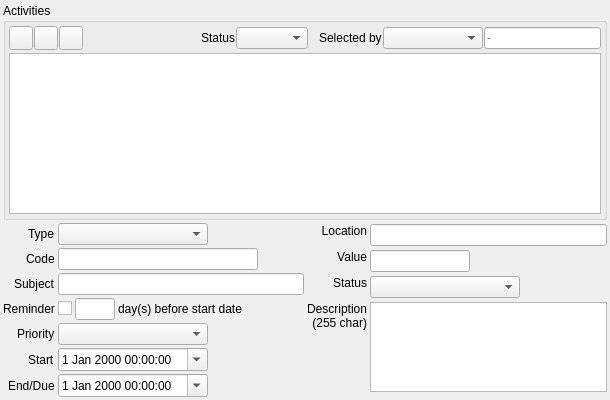
<?xml version="1.0" encoding="UTF-8"?>
<ui version="4.0">
 <class>SRM_ActivityWidget</class>
 <widget class="QWidget" name="SRM_ActivityWidget">
  <property name="geometry">
   <rect>
    <x>0</x>
    <y>0</y>
    <width>610</width>
    <height>400</height>
   </rect>
  </property>
  <property name="minimumSize">
   <size>
    <width>610</width>
    <height>300</height>
   </size>
  </property>
  <property name="windowTitle">
   <string>Form</string>
  </property>
  <layout class="QGridLayout" name="gridLayout_2">
   <property name="leftMargin">
    <number>3</number>
   </property>
   <property name="topMargin">
    <number>3</number>
   </property>
   <property name="rightMargin">
    <number>3</number>
   </property>
   <property name="bottomMargin">
    <number>3</number>
   </property>
   <property name="spacing">
    <number>3</number>
   </property>
   <item row="0" column="0" colspan="2">
    <widget class="QGroupBox" name="gbActivities">
     <property name="sizePolicy">
      <sizepolicy hsizetype="Preferred" vsizetype="Preferred">
       <horstretch>1</horstretch>
       <verstretch>1</verstretch>
      </sizepolicy>
     </property>
     <property name="title">
      <string>Activities</string>
     </property>
     <layout class="QGridLayout" name="gridLayout">
      <property name="leftMargin">
       <number>3</number>
      </property>
      <property name="topMargin">
       <number>3</number>
      </property>
      <property name="rightMargin">
       <number>3</number>
      </property>
      <property name="bottomMargin">
       <number>3</number>
      </property>
      <property name="spacing">
       <number>3</number>
      </property>
      <item row="0" column="0">
       <layout class="QHBoxLayout" name="horizontalLayout">
        <property name="spacing">
         <number>1</number>
        </property>
        <item>
         <widget class="QToolButton" name="pbAdd">
          <property name="minimumSize">
           <size>
            <width>24</width>
            <height>24</height>
           </size>
          </property>
          <property name="maximumSize">
           <size>
            <width>24</width>
            <height>24</height>
           </size>
          </property>
          <property name="toolTip">
           <string>Add activity</string>
          </property>
          <property name="text">
           <string/>
          </property>
          <property name="icon">
           <iconset resource="../../../db/src/gui/db.qrc">
            <normaloff>:/images/icons/add.png</normaloff>:/images/icons/add.png</iconset>
          </property>
         </widget>
        </item>
        <item>
         <widget class="QToolButton" name="pbDelete">
          <property name="minimumSize">
           <size>
            <width>24</width>
            <height>24</height>
           </size>
          </property>
          <property name="maximumSize">
           <size>
            <width>24</width>
            <height>24</height>
           </size>
          </property>
          <property name="toolTip">
           <string>Delete activity</string>
          </property>
          <property name="text">
           <string/>
          </property>
          <property name="icon">
           <iconset resource="../../../db/src/gui/db.qrc">
            <normaloff>:/images/icons/delete.png</normaloff>:/images/icons/delete.png</iconset>
          </property>
         </widget>
        </item>
        <item>
         <widget class="QToolButton" name="pbSave">
          <property name="minimumSize">
           <size>
            <width>24</width>
            <height>24</height>
           </size>
          </property>
          <property name="maximumSize">
           <size>
            <width>24</width>
            <height>24</height>
           </size>
          </property>
          <property name="toolTip">
           <string>Save to database</string>
          </property>
          <property name="text">
           <string/>
          </property>
          <property name="icon">
           <iconset resource="../../../db/src/gui/db.qrc">
            <normaloff>:/images/icons/database_save.png</normaloff>:/images/icons/database_save.png</iconset>
          </property>
         </widget>
        </item>
        <item>
         <spacer name="horizontalSpacer_2">
          <property name="orientation">
           <enum>Qt::Horizontal</enum>
          </property>
          <property name="sizeHint" stdset="0">
           <size>
            <width>40</width>
            <height>20</height>
           </size>
          </property>
         </spacer>
        </item>
        <item>
         <widget class="QLabel" name="label_13">
          <property name="text">
           <string>Status</string>
          </property>
         </widget>
        </item>
        <item>
         <widget class="QComboBox" name="cbSelectStatus"/>
        </item>
        <item>
         <spacer name="horizontalSpacer">
          <property name="orientation">
           <enum>Qt::Horizontal</enum>
          </property>
          <property name="sizeType">
           <enum>QSizePolicy::Fixed</enum>
          </property>
          <property name="sizeHint" stdset="0">
           <size>
            <width>10</width>
            <height>20</height>
           </size>
          </property>
         </spacer>
        </item>
        <item>
         <widget class="QLabel" name="lblSelectBy">
          <property name="text">
           <string>Selected by</string>
          </property>
         </widget>
        </item>
        <item>
         <widget class="QComboBox" name="cbSelectedBy">
          <property name="minimumSize">
           <size>
            <width>100</width>
            <height>0</height>
           </size>
          </property>
          <property name="maximumSize">
           <size>
            <width>150</width>
            <height>16777215</height>
           </size>
          </property>
         </widget>
        </item>
        <item>
         <widget class="QLineEdit" name="leSelectedBy">
          <property name="readOnly">
           <bool>true</bool>
          </property>
          <property name="placeholderText">
           <string>-</string>
          </property>
         </widget>
        </item>
       </layout>
      </item>
      <item row="1" column="0">
       <widget class="QTableView" name="tvActivity">
        <property name="sizePolicy">
         <sizepolicy hsizetype="Expanding" vsizetype="Expanding">
          <horstretch>1</horstretch>
          <verstretch>1</verstretch>
         </sizepolicy>
        </property>
       </widget>
      </item>
     </layout>
    </widget>
   </item>
   <item row="1" column="0">
    <layout class="QFormLayout" name="formLayout">
     <property name="labelAlignment">
      <set>Qt::AlignRight|Qt::AlignTrailing|Qt::AlignVCenter</set>
     </property>
     <property name="verticalSpacing">
      <number>3</number>
     </property>
     <item row="0" column="0">
      <widget class="QLabel" name="label">
       <property name="text">
        <string>Type</string>
       </property>
      </widget>
     </item>
     <item row="0" column="1">
      <widget class="QComboBox" name="cbActivityType">
       <property name="maximumSize">
        <size>
         <width>150</width>
         <height>16777215</height>
        </size>
       </property>
      </widget>
     </item>
     <item row="1" column="0">
      <widget class="QLabel" name="label_2">
       <property name="text">
        <string>Code</string>
       </property>
      </widget>
     </item>
     <item row="1" column="1">
      <widget class="QLineEdit" name="leCode">
       <property name="maximumSize">
        <size>
         <width>200</width>
         <height>16777215</height>
        </size>
       </property>
      </widget>
     </item>
     <item row="2" column="0">
      <widget class="QLabel" name="label_3">
       <property name="text">
        <string>Subject</string>
       </property>
      </widget>
     </item>
     <item row="2" column="1">
      <widget class="QLineEdit" name="leSubject">
       <property name="minimumSize">
        <size>
         <width>50</width>
         <height>0</height>
        </size>
       </property>
       <property name="maximumSize">
        <size>
         <width>250</width>
         <height>16777215</height>
        </size>
       </property>
      </widget>
     </item>
     <item row="3" column="0">
      <widget class="QLabel" name="label_4">
       <property name="text">
        <string>Reminder</string>
       </property>
      </widget>
     </item>
     <item row="3" column="1">
      <layout class="QHBoxLayout" name="horizontalLayout_2">
       <item>
        <widget class="QCheckBox" name="chbReminder">
         <property name="maximumSize">
          <size>
           <width>30</width>
           <height>16777215</height>
          </size>
         </property>
         <property name="text">
          <string/>
         </property>
        </widget>
       </item>
       <item>
        <widget class="QLineEdit" name="leReminder">
         <property name="minimumSize">
          <size>
           <width>40</width>
           <height>0</height>
          </size>
         </property>
         <property name="maximumSize">
          <size>
           <width>40</width>
           <height>16777215</height>
          </size>
         </property>
        </widget>
       </item>
       <item>
        <widget class="QLabel" name="label_12">
         <property name="sizePolicy">
          <sizepolicy hsizetype="Expanding" vsizetype="Preferred">
           <horstretch>0</horstretch>
           <verstretch>0</verstretch>
          </sizepolicy>
         </property>
         <property name="text">
          <string>day(s) before start date</string>
         </property>
        </widget>
       </item>
      </layout>
     </item>
     <item row="4" column="0">
      <widget class="QLabel" name="label_5">
       <property name="text">
        <string>Priority</string>
       </property>
      </widget>
     </item>
     <item row="4" column="1">
      <widget class="QComboBox" name="cbPriority">
       <property name="maximumSize">
        <size>
         <width>150</width>
         <height>16777215</height>
        </size>
       </property>
      </widget>
     </item>
     <item row="5" column="0">
      <widget class="QLabel" name="label_7">
       <property name="text">
        <string>Start</string>
       </property>
      </widget>
     </item>
     <item row="5" column="1">
      <widget class="QDateTimeEdit" name="dteStart">
       <property name="maximumSize">
        <size>
         <width>150</width>
         <height>16777215</height>
        </size>
       </property>
       <property name="calendarPopup">
        <bool>true</bool>
       </property>
      </widget>
     </item>
     <item row="6" column="0">
      <widget class="QLabel" name="label_8">
       <property name="text">
        <string>End/Due</string>
       </property>
      </widget>
     </item>
     <item row="6" column="1">
      <widget class="QDateTimeEdit" name="dteEnd">
       <property name="maximumSize">
        <size>
         <width>150</width>
         <height>16777215</height>
        </size>
       </property>
       <property name="calendarPopup">
        <bool>true</bool>
       </property>
      </widget>
     </item>
    </layout>
   </item>
   <item row="1" column="1">
    <layout class="QFormLayout" name="formLayout_2">
     <property name="labelAlignment">
      <set>Qt::AlignRight|Qt::AlignTrailing|Qt::AlignVCenter</set>
     </property>
     <property name="verticalSpacing">
      <number>3</number>
     </property>
     <item row="0" column="0">
      <widget class="QLabel" name="label_9">
       <property name="text">
        <string>Location</string>
       </property>
       <property name="alignment">
        <set>Qt::AlignRight|Qt::AlignTop|Qt::AlignTrailing</set>
       </property>
      </widget>
     </item>
     <item row="0" column="1">
      <widget class="QLineEdit" name="leLocation">
       <property name="minimumSize">
        <size>
         <width>50</width>
         <height>0</height>
        </size>
       </property>
       <property name="maximumSize">
        <size>
         <width>250</width>
         <height>16777215</height>
        </size>
       </property>
      </widget>
     </item>
     <item row="1" column="0">
      <widget class="QLabel" name="label_10">
       <property name="text">
        <string>Value</string>
       </property>
       <property name="alignment">
        <set>Qt::AlignRight|Qt::AlignTop|Qt::AlignTrailing</set>
       </property>
      </widget>
     </item>
     <item row="1" column="1">
      <widget class="QLineEdit" name="leValue">
       <property name="maximumSize">
        <size>
         <width>100</width>
         <height>16777215</height>
        </size>
       </property>
      </widget>
     </item>
     <item row="2" column="0">
      <widget class="QLabel" name="label_11">
       <property name="text">
        <string>Status</string>
       </property>
       <property name="alignment">
        <set>Qt::AlignRight|Qt::AlignTop|Qt::AlignTrailing</set>
       </property>
      </widget>
     </item>
     <item row="2" column="1">
      <widget class="QComboBox" name="cbStatus">
       <property name="maximumSize">
        <size>
         <width>150</width>
         <height>16777215</height>
        </size>
       </property>
      </widget>
     </item>
     <item row="3" column="0">
      <widget class="QLabel" name="label_6">
       <property name="text">
        <string>Description&lt;br/&gt;(255 char)</string>
       </property>
       <property name="alignment">
        <set>Qt::AlignRight|Qt::AlignTop|Qt::AlignTrailing</set>
       </property>
      </widget>
     </item>
     <item row="3" column="1">
      <widget class="QPlainTextEdit" name="pteDescription">
       <property name="minimumSize">
        <size>
         <width>50</width>
         <height>0</height>
        </size>
       </property>
       <property name="maximumSize">
        <size>
         <width>250</width>
         <height>90</height>
        </size>
       </property>
      </widget>
     </item>
    </layout>
   </item>
  </layout>
 </widget>
 <tabstops>
  <tabstop>tvActivity</tabstop>
  <tabstop>pbAdd</tabstop>
  <tabstop>pbDelete</tabstop>
  <tabstop>pbSave</tabstop>
  <tabstop>cbSelectStatus</tabstop>
  <tabstop>cbSelectedBy</tabstop>
  <tabstop>leSelectedBy</tabstop>
  <tabstop>cbActivityType</tabstop>
  <tabstop>leCode</tabstop>
  <tabstop>leSubject</tabstop>
  <tabstop>chbReminder</tabstop>
  <tabstop>leReminder</tabstop>
  <tabstop>cbPriority</tabstop>
  <tabstop>dteStart</tabstop>
  <tabstop>dteEnd</tabstop>
  <tabstop>leLocation</tabstop>
  <tabstop>leValue</tabstop>
  <tabstop>cbStatus</tabstop>
  <tabstop>pteDescription</tabstop>
 </tabstops>
 <resources>
  <include location="../../../db/src/gui/db.qrc"/>
 </resources>
 <connections/>
</ui>
